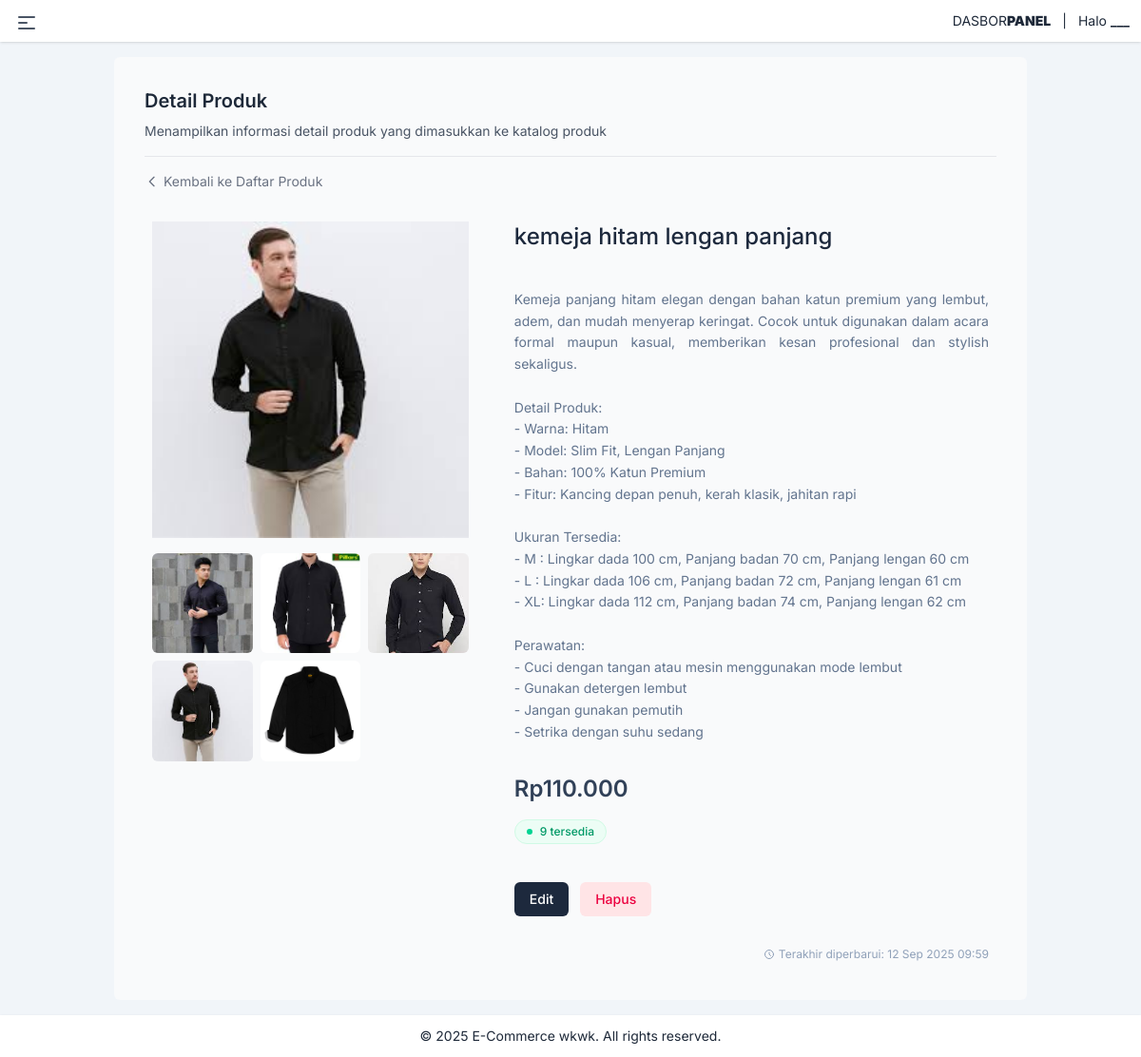
The page /product/16/ (signed in) on the database as committed earlier.
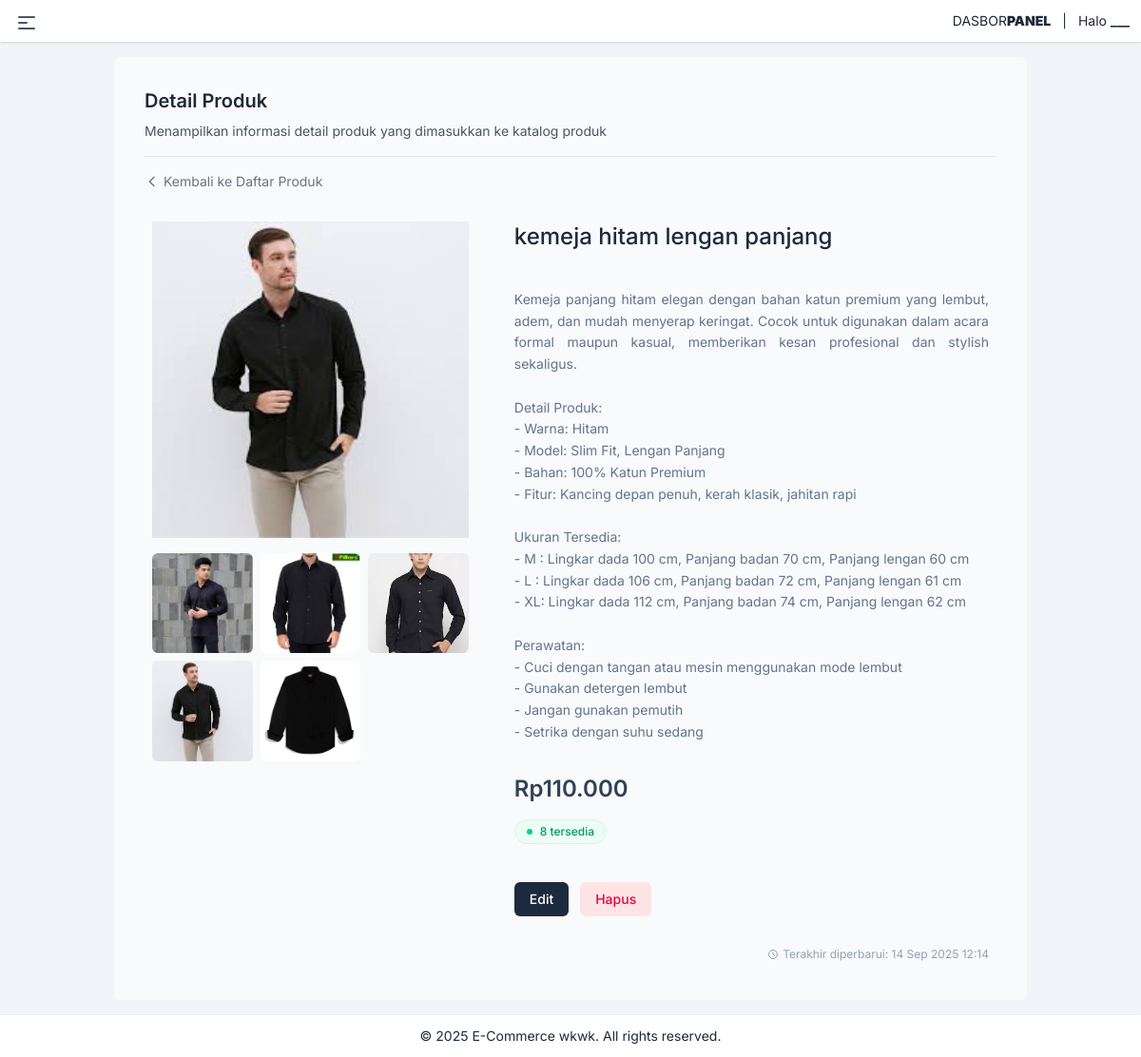
The same page on the database as committed later.
### catalog/models.py (models this page shows, shortened)
class Products(models.Model):
    name = models.CharField(max_length=255)
    description = models.TextField()
    category = models.ForeignKey(Category, on_delete=models.CASCADE, null=True, blank=True)
    price = models.DecimalField(max_digits=10, decimal_places=2)
    stock = models.IntegerField()
    image = models.ImageField(upload_to=product_main_image_path, blank=True, null=True)
    created_at = models.DateTimeField(auto_now_add=True)
    updated_at = models.DateTimeField(auto_now=True)

class ProductImage(models.Model):
    product = models.ForeignKey(Products, on_delete=models.CASCADE, related_name='gallery')
    image = models.ImageField(upload_to=product_gallery_path)
    uploaded_at = models.DateTimeField(auto_now_add=True)

### catalog/views.py (the view)
# urls.py: path('product/<int:pk>/', views.detail_product, name='detail_product'),
@login_required
def detail_product(request, pk):
    product = get_object_or_404(Products, pk=pk)
    return render(request, 'product/detail_product.html', {'product': product})

### templates/product/detail_product.html (shortened to what this page needs)
{% extends "base.html" %}
{% block content %}
{% load widget_tweaks %}
<div class="w-full text-gray-800 p-8 bg-gray-50 rounded-md">
    <div class="flex items-center justify-between border-b border-gray-200 mb-4">
        <div class="text-center md:text-left space-y-2 mb-4">
            <h1 class="text-xl font-semibold text-gray-800">Detail Produk</h1>
            <p class="text-gray-600 text-sm">Menampilkan informasi detail produk
                yang dimasukkan ke katalog produk
            </p>
        </div>
    </div>
    <nav class="mb-6">
        <a href="{% url 'product_list' %}" class="text-gray-500 hover:text-gray-700 text-sm flex items-center">
            <svg class="w-4 h-4 mr-1" fill="none" stroke="currentColor" viewBox="0 0 24 24">
                <path stroke-linecap="round" stroke-linejoin="round" stroke-width="2" d="M15 19l-7-7 7-7"></path>
            </svg>
            Kembali ke Daftar Produk
        </a>
    </nav>
    <div class="md:flex gap-12 p-2">
        <div class="md:w-2/5 flex flex-col">
            {% if product.image %}
            <div class="aspect-square bg-gray-50/50 flex items-center justify-center">
                <img src="{{ product.image.url }}" alt="{{ product.name }}" class="w-full h-full object-cover">
            </div>
            {% endif %}
            {% if product.gallery.all %}
            <div class="py-4">
                <div class="grid grid-cols-2 md:grid-cols-3 gap-2">
                    {% for img in product.gallery.all %}
                    <div class="aspect-square rounded-md overflow-hidden">
                        <img src="{{ img.image.url }}" alt="{{ product.name }} gallery image"
                            class="w-full h-full object-cover">
                    </div>
                    {% endfor %}
                </div>
            </div>
            {% endif %}
        </div>
        <div class="md:w-3/5 mt-6 md:mt-0">
            <div class="space-y-8">
                <div>
                    <h1 class="text-2xl font-medium text-slate-800 mb-4">{{ product.name }}</h1>
                    <p class="text-slate-500 text-sm leading-relaxed text-justify whitespace-pre-line">
                        {{product.description }}</p>
                </div>
                <div class="space-y-4">
                    <div class="text-2xl font-semibold text-slate-700">
                        Rp{{ product.price|floatformat:0 }}
                    </div>
                    <div class="flex items-center justify-between">
                        <div class="flex items-center">
                            {% if product.stock > 0 %}
                            <span
                                class="inline-flex items-center px-3 py-1 rounded-full text-xs font-medium bg-emerald-50 text-emerald-600 border border-emerald-100">
                                <div class="w-1.5 h-1.5 bg-emerald-400 rounded-full mr-2"></div>
                                {{ product.stock }} tersedia
                            </span>
                            {% else %}
                            <span
                                class="inline-flex items-center px-3 py-1 rounded-full text-xs font-medium bg-rose-50 text-rose-600 border border-rose-100">
                                <div class="w-1.5 h-1.5 bg-rose-400 rounded-full mr-2"></div>
                                Stok habis
                            </span>
                            {% endif %}
                        </div>
                    </div>
                </div>
                <div class="flex gap-3 pt-2">
                    <a href="{% url 'edit_product' product.id %}"
                        class="px-4 py-2 bg-slate-800 text-white text-sm font-medium rounded-md hover:bg-slate-700 transition-colors duration-200">
                        Edit
                    </a>
                    <a href="{% url 'confirm_delete_product' product.id %}"
                        class="px-4 py-2 bg-rose-100 text-rose-600 text-sm font-medium rounded-md hover:bg-rose-200 transition-colors duration-200">
                        Hapus
                    </a>
                </div>
                <div class="text-xs text-slate-400 flex items-center md:justify-end">
                            <svg class="w-3 h-3 mr-1" fill="none" stroke="currentColor" viewBox="0 0 24 24">
                                <path stroke-linecap="round" stroke-linejoin="round" stroke-width="2"
                                    d="M12 8v4l3 3m6-3a9 9 0 11-18 0 9 9 0 0118 0z"></path>
                            </svg>
                            Terakhir diperbarui: {{ product.updated_at|date:"d M Y H:i" }}
                        </div>
            </div>
        </div>
    </div>
</div>
{% endblock %}

### templates/base.html (shortened to what this page needs)
{% load static %}
{% load widget_tweaks %}
<!DOCTYPE html>
<html lang="en">
<head>
    <link href="{% static 'css/output.css' %}" rel="stylesheet">
    <link href="{% static 'css/style.css' %}" rel="stylesheet">
    <link rel="stylesheet" href="https://cdn.jsdelivr.net/npm/@fortawesome/fontawesome-free@6.5.0/css/all.min.css">
    <script src="https://cdn.datatables.net/1.13.6/js/dataTables.tailwindcss.min.js"></script>
</head>
<body class="flex flex-col p-0 md:p-0 min-h-screen bg-slate-100 w-full text-gray-800">
    <nav class="border-gray-200 bg-white shadow z-10">
        <div class="max-w-screen-xl flex flex-wrap items-center mx-auto px-4 py-3 md:py-3 sm:p-3">
            <nav class="flex relative ml-auto" aria-label="User navigation">
                <div class="relative self-center">
                    <div class="flex flex-row space-x-1 sm:space-x-3">
                        <span class="flex items-center space-x-3 rtl:space-x-reverse">
                            <span
                                class="sm:inline text-sm uppercase font-normal hover:text-blue-600 focus:outline-none">
                                Dasbor<span class="font-[1000]">Panel</span>
                            </span>
                        </span>
                        <span class="sm:inline text-sm self-center">|</span>
                        <div class="flex items-center text-sm group space-x-2" type="button">
                            <span>Halo<strong class="ml-1 capitalize font-bold">___</strong></span>
                        </div>
                    </div>
            </nav>
        </div>
    </nav>
    <div x-data="{ open: false, userMenuOpen: false }" class="flex">
        <div class="fixed top-1 left-2 z-50">
            <button @click="open = !open"
                class="flex items-center justify-center w-10 h-10 rounded-full hover:bg-gray-100 transition-all">
                <svg xmlns="http://www.w3.org/2000/svg"
                    class="h-6 w-6 text-gray-600 transform transition-transform duration-300"
                    :class="open ? 'rotate-90' : 'rotate-0'" fill="none" viewBox="0 0 24 24" stroke="currentColor">
                    <path stroke-linecap="round" stroke-linejoin="round" stroke-width="2" d="M4 6h16M4 12h8M4 18h16" />
                </svg>
            </button>
        </div>
        <div class="w-full
                   transition-all duration-300 ease-in-out
                   md:pl-0" :class="open ? 'md:pl-48' : 'md:pl-0'">
            <div class="container mx-auto py-0 md:py-4 w-full px-0 md:px-8">
                <div class="flex md:flex-col w-full gap-4">
                    {% block content %}  {% endblock %}
                </div>
            </div>
        </div>
    </div>
    <footer class="backdrop-blur-sm py-2 sm:py-3 mt-auto shadow bg-white text-center text-xs sm:text-sm text-gray-800">
        <div class="container mx-auto">
            <p>&copy; <span id="current-year"></span> E-Commerce wkwk. All rights reserved.</p>
        </div>
    </footer>
</body>
</html>

### templates/base.html (style rules this page uses)
body { font-family: 'Inter', sans-serif; }

Rows that differ between the two databases and show on the page:
changed Products "kemeja hitam lengan panjang": stock "9" → "8"; updated_at "12 Sep 2025 09:59" → "14 Sep 2025 12:14"
